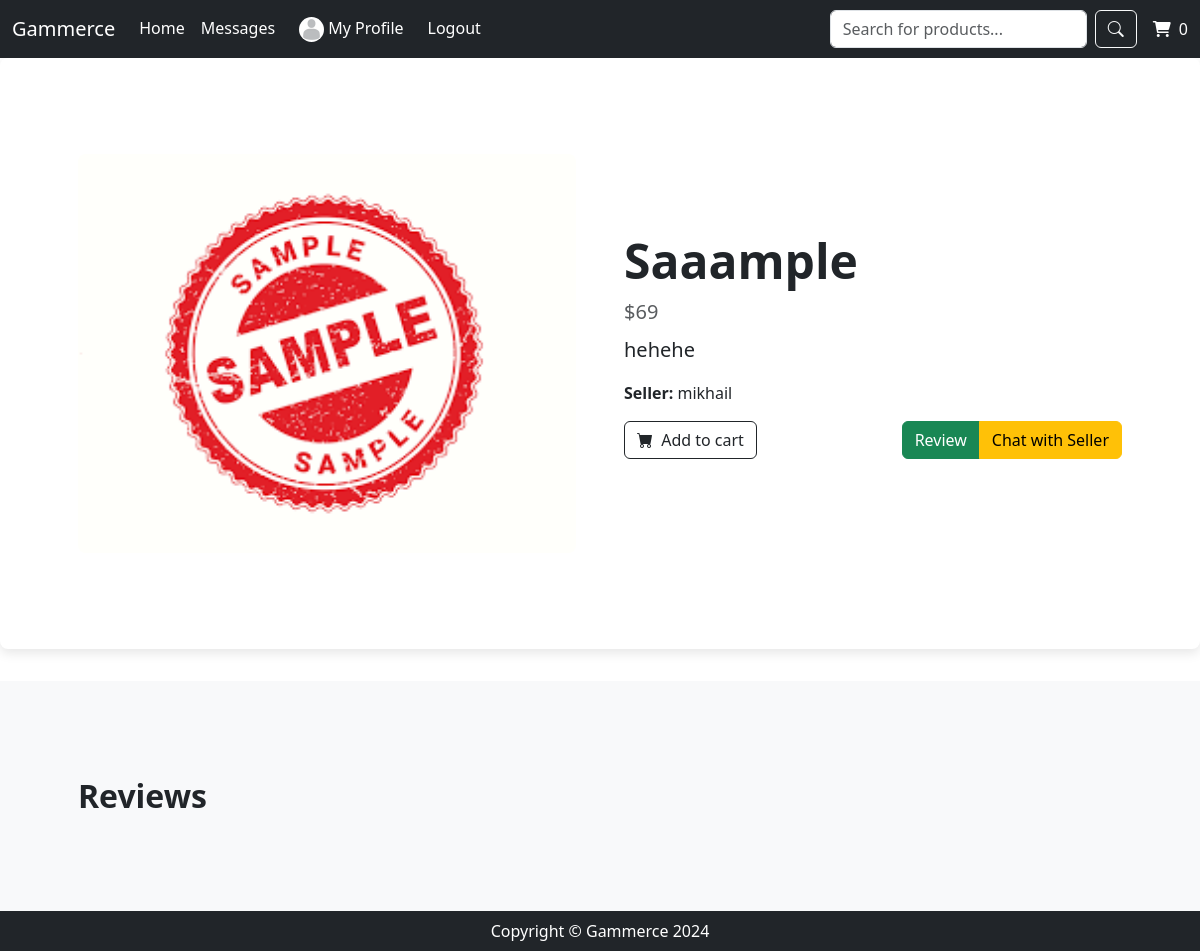
The app's page /products/list/5/ (signed in), older data.
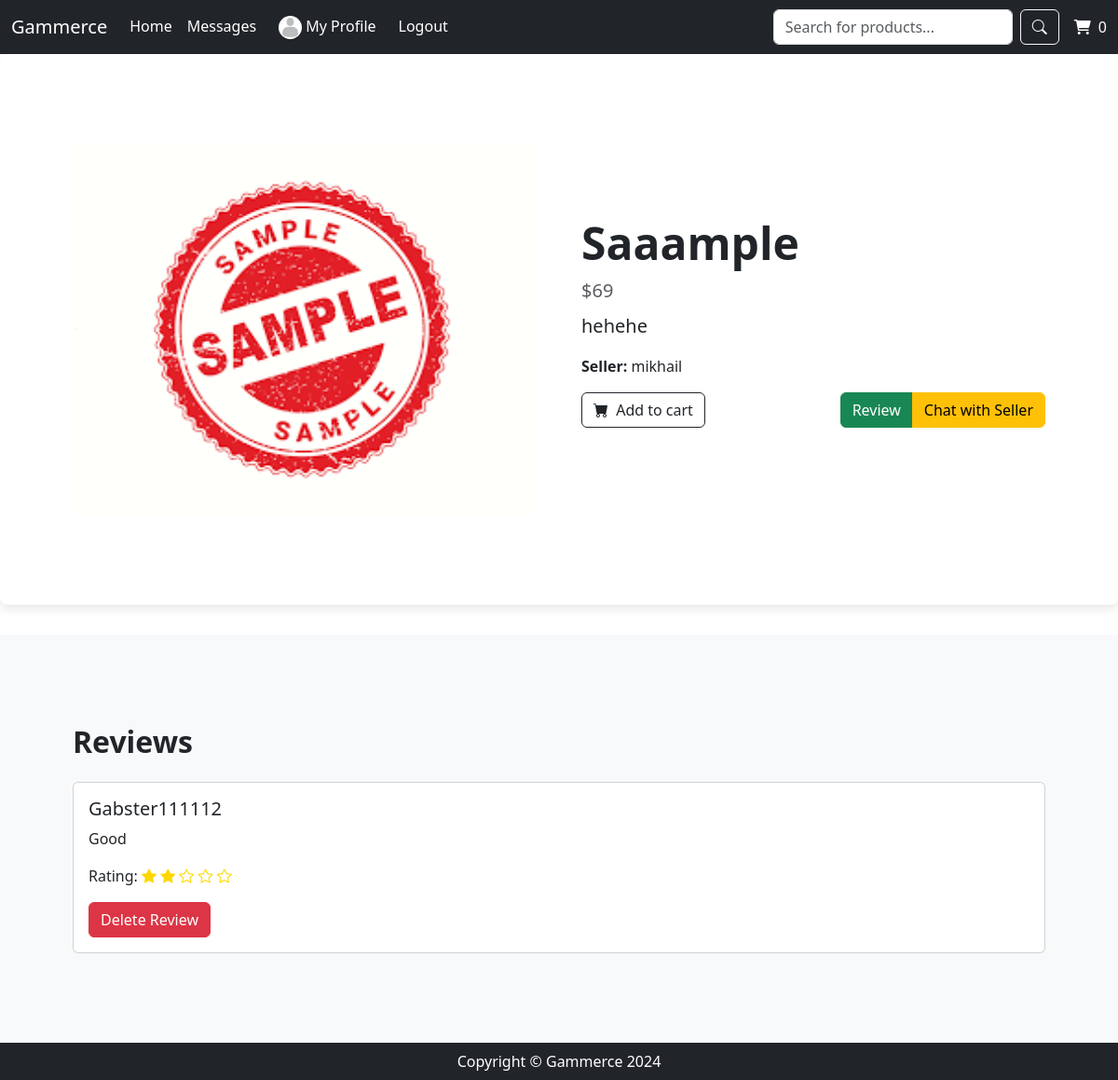
The same page, newer data.
### products/models.py (models this page shows)
class Review(models.Model):
    product = models.ForeignKey(Products, on_delete=models.CASCADE)
    user = models.ForeignKey(User, on_delete=models.CASCADE)
    seller = models.ForeignKey(User, on_delete=models.CASCADE, related_name='seller_review')
    review = models.TextField()
    rating = models.IntegerField()
    def __str__(self):
        return self.product.name

### core/models.py (models this page shows, shortened)
class User(AbstractBaseUser):
    email = models.EmailField(unique=True)
    username = models.CharField(max_length=100, unique=True)
    date_joined = models.DateTimeField(auto_now_add=True)
    active = models.BooleanField(default=True)
    staff = models.BooleanField(default=False)
    admin = models.BooleanField(default=False)
    seller = models.BooleanField(default=False)
    USERNAME_FIELD = 'email'
    REQUIRED_FIELDS = ['username']
    objects = UserManager()
    @property
    def is_active(self):
        return self.active
    @property
    def is_admin(self):
        return self.admin

### products/views.py (the view)
# urls.py: path('list/<int:pk>/', viewProduct, name='viewProduct'),
@login_required
def viewProduct(request, pk):
    product = Products.objects.get(pk=pk)
    obj_list = Review.objects.filter(product=product)
    print(obj_list)
    context = {
        'product': product,
        'reviews': obj_list
    }
    return render(request, 'products/productsDetail.html', context)

### templates/products/productsDetail.html (shortened to what this page needs)
{% extends 'base.html' %}
{% block content %}
<section class="product-details py-5">
    <div class="container px-4 px-lg-5 my-5">
        <div class="row gx-4 gx-lg-5 align-items-center">
            <div class="col-md-6">
                <img src="{{ product.image.url }}" class="product-image img-fluid mb-3 mb-md-0" alt="{{ product.name }}" />
            </div>
            <div class="col-md-6">
                <div class="product-info">
                    <h1 class="display-5 fw-bolder">{{ product.name }}</h1>
                    <div class="product-price fs-5 mb-2">
                        <span class="text-muted">${{ product.price }}</span>
                    </div>
                    <p class="lead">{{ product.description }}</p>
                    <p class="seller"><strong>Seller:</strong> {{ product.seller.username }}</p>
                    <div class="d-flex justify-content-between mt-3">
                        <div class="btn-group">
                            <form method="POST" action="{% url 'addToCart' product.id %}" class="d-inline">
                                <button class="btn btn-outline-dark flex-shrink-0" type="submit">
                                    <i class="bi-cart-fill me-1"></i> Add to cart
                                </button>
                            </form>
                        </div>
                        <div class="btn-group">
                            <a href="{% url 'review' product.id %}" class="btn btn-success">Review</a>
                            <a href="{% url 'chats'%}?user={{product.seller.username}}" class="btn btn-warning">Chat with Seller</a>
                        </div>
                    </div>
                    </div>
                </div>
            </div>
        </div>
</section>
<section class="reviews py-5 bg-light">
    <div class="container px-4 px-lg-5 my-5">
        <h2 class="fw-bolder mb-4">Reviews</h2>
        {% for foo in reviews %}
        <div class="card mb-3">
            <div class="card-body">
                <h5 class="card-title">{{ foo.user.username }}</h5>
                <p class="card-text">{{ foo.review }}</p>
                <p class="card-text">
                    Rating:
                    {% for i in "12345" %}
                        {% if forloop.counter <= foo.rating %}
                            <i class="bi bi-star-fill" style="color: gold;"></i>
                        {% else %}
                            <i class="bi bi-star"style="color: gold;"></i>
                        {% endif %}
                    {% endfor %}
                </p>
                {% if foo.user == request.user or request.user.is_admin %}
                <form method="POST" action="{% url 'deleteReview' foo.id %}" class="d-inline">
                    <button type="submit" class="btn btn-danger">Delete Review</button>
                </form>
                {% endif %}
            </div>
        </div>
        {% endfor %}
    </div>
</section>
{% endblock %}

Row changes from the older to the newer data that the page shows:
added Review: user.username "Gabster111112", review "Good", rating 2 (drawn), shows "Delete Review"
